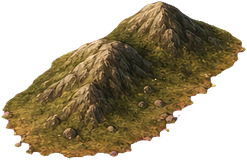
#> input picture assets/painted/hills/0.png, 247 x 160 px; its folder holds 4 pictures in this run
$ python variety.py ../../../assets/painted/hills/0.png out.png
#> lines starting #> are read from the running program, lines starting #| are printed output that depends on the picture; after the words box and inside, x2 and y2 are one past the last pixel; in counts of white or black regions, pixels touching at a corner belong together
#> further down, base is the input picture: PIL image 247x160 RGBA; mean R, G, B, A 62.1, 50.2, 26.9, 139.2
### themes/gouache/preview/bigcities.py
"""Shows big-city variants (raw-big/*.png) in Babylon's cell of the engine preview, at game scale and zoomed, on one board.
Usage: python bigcities.py ENGINE_PNG OUT_JPG"""
import sys
import numpy as np
from PIL import Image, ImageDraw, ImageFilter, ImageFont
sys.path.insert(0, '../../../tools/hdart')
from painted_assets import cut_object

CELL, X, Y = 64, 6, 4
VARIANTS = [('big_a_landmarks', 'A  tall landmarks, inside the square', False),
            ('big_b_skyline', 'B  skyline rising above the square', True),
            ('big_c_marble', 'C  marble and gold capital', False),
            ('big_d_ziggurat', 'D  ziggurat city', False),
            ('big_e_player', 'E  player-colour roofs and banners', False),
            ('big_f_grand', 'F  grand walled capital', False)]


def soft(t):
    """Keyed town: magenta spill to earth, edge pulled in and feathered, contrast raised (as compose.py)."""
    a = np.asarray(t.convert('RGBA'), np.float32)
    rgb, alpha = a[..., :3], a[..., 3]
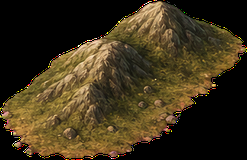
#> rgb: shape (160, 247, 3) float32; mean R, G, B 62.1, 50.2, 26.9
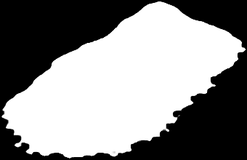
#> alpha: shape (160, 247) float32; min 0, max 255, mean 139.2
    pink = (rgb[..., 0] - rgb[..., 1] > 25) & (rgb[..., 2] - rgb[..., 1] > 25)
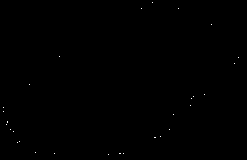
#> pink: shape (160, 247) bool; 0.08% white in thin lines or dots
    rgb[pink] = np.median(rgb[(alpha > 250) & ~pink], axis=0)
#> rgb: shape (160, 247, 3) float32; 0.08% of pixels changed, all inside (x1, y1, x2, y2) = (3, 2, 239, 155)
    edge = Image.fromarray(alpha.astype('uint8')).filter(ImageFilter.MinFilter(5)).filter(ImageFilter.GaussianBlur(3))
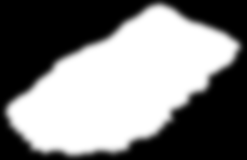
#> edge: PIL image 247x160 L; min 0, max 255, mean 128
    alpha = np.minimum(alpha, np.asarray(edge, np.float32))
    rgb = (rgb - 110) * 1.2 + 110
    return Image.fromarray(np.dstack([rgb, alpha]).clip(0, 255).astype('uint8'), 'RGBA')
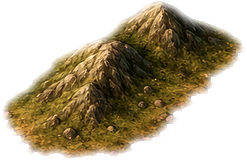
#> returned value: PIL image 247x160 RGBA; mean R, G, B, A 61.6, 47.5, 19.6, 127.1; transparent parts drawn white


def font(size):
    try:
        return ImageFont.truetype('georgiab.ttf', size)
    except OSError:
        return ImageFont.load_default()


# [17 lines left out: function place, not called in this run]


# [22 lines that do not run on import are left out]

### tools/hdart/painted_assets.py
"""Prepares art for the painted map (src/Graphics/PaintedMap.cs) from generated images.

Input folder (as written by generate_painted.py):
  tex_NAME.png    ground textures: grass, plains, desert, tundra, snow, ocean, shallow, swamp, floor, and optionally
                  forest, hills, mountains, jungle (a terrain's own ground)
  SET.png         sprite sheets on flat magenta: trees, jungle (jungle_green.png wins), hills, mountains
  unit_*.png, res_*.png, hut.png, fortress.png, town.png, walls.png, mine.png (optional)
                  single objects on flat magenta, for the 4x sprite set (painted_set.py)
  ui_grain.png, ui_stone.png, ui_slate.png
                  interface textures, for the 4x sprite set

Output folder (copy it to the game's hd/painted):
  ground/NAME.png   textures made to repeat without seams, 512x512
  SET/N.png         each sprite cut from its sheet, with the magenta keyed out
  objects/NAME.png  each single object, keyed out and trimmed
  ui/NAME.png       interface textures made to repeat without seams, 1024x1024

Usage: python3 painted_assets.py INPUT_DIR OUTPUT_DIR
"""

import os
import sys
import numpy as np
from PIL import Image
from scipy import ndimage

import style

# forest, hills, mountains and jungle are optional: with them each of those terrains has its own ground
TEXTURES = ['grass', 'plains', 'desert', 'tundra', 'snow', 'ocean', 'shallow', 'swamp', 'floor', 'forest', 'hills', 'mountains', 'jungle']
SETS = ['trees', 'jungle', 'hills', 'mountains']
TEXTURE_SIZE = 512


def key_out(image):
    """RGBA float array: alpha from the magenta colour key, magenta spill removed."""
    a = np.asarray(image.convert('RGB'), dtype=np.float64)
    r, g, b = a[..., 0], a[..., 1], a[..., 2]
    key = np.minimum(r, b) - g                       # about 255 on the background, low on the art
    alpha = ndimage.grey_erosion(np.clip((150 - key) / 110, 0, 1), size=(3, 3))
    # red and blue may not both exceed green by more than the art itself does
    spill = np.clip(np.minimum(r, b) - g - 4, 0, None)
    a = a.copy()
    a[..., 0] -= spill
    a[..., 2] -= spill
    return np.concatenate([np.clip(a, 0, 255), alpha[..., None] * 255], -1)


# [13 lines left out: function cut_sprites, not called in this run]


def cut_object(image, size=256):
    """A single object on flat magenta: its parts (blobs at least 2% of the largest), trimmed, at most `size` pixels."""
    rgba = key_out(image)
    labels, n = ndimage.label(rgba[..., 3] > 128)
    if n == 0:
        return None
    areas = ndimage.sum(np.ones(labels.shape), labels, range(1, n + 1))
    keep = np.isin(labels, [i + 1 for i, area in enumerate(areas) if area >= areas.max() * 0.02])
    keep = ndimage.binary_dilation(keep, iterations=3)
    rgba[..., 3] *= keep
    ys, xs = np.nonzero(rgba[..., 3] > 8)
    img = Image.fromarray(np.rint(rgba[ys.min():ys.max() + 1, xs.min():xs.max() + 1]).astype(np.uint8), 'RGBA')
    k = size / max(img.size)
    if k < 1:
        img = img.resize((max(1, round(img.width * k)), max(1, round(img.height * k))), Image.LANCZOS)
    return img


# [63 lines left out: functions river_strip, main, not called in this run]


# [2 lines that do not run on import are left out]

### themes/gouache/preview/variety.py
"""Compares the current town art of steps 3 and 4 with the varied-building variants (raw-big/var_*.png), each in Babylon's
cell of the engine preview, at game size and 3x. Usage: python variety.py ENGINE_PNG OUT_JPG"""
import sys
from PIL import Image, ImageDraw
sys.path.insert(0, '../../../tools/hdart')
from painted_assets import cut_object
from bigcities import soft, font, CELL, X, Y

ROWS = [('Town, step 3', 0.84, [('current', '../hd/painted/towns/ladder/t3_o.png', False),
                                ('organic streets', '../raw-big/var_t3_organic.png', True),
                                ('planned blocks', '../raw-big/var_t3_planned.png', True)]),
        ('City, step 4', 0.98, [('current', '../hd/painted/towns/ladder/t4_o.png', False),
                                ('organic streets', '../raw-big/var_t4_organic.png', True),
                                ('planned blocks', '../raw-big/var_t4_planned.png', True)])]

base = Image.open(sys.argv[1]).convert('RGBA')
crop = ((X - 1) * CELL, (Y - 1) * CELL, (X + 2) * CELL, (Y + 2) * CELL)
Z, W = 3, 3 * CELL * 3
board = Image.new('RGB', (3 * (W + CELL * 3 + 30) + 10, 2 * (W + 50)), (28, 26, 24))
d = ImageDraw.Draw(board)
for r, (title, size, items) in enumerate(ROWS):
    for i, (label, path, raw) in enumerate(items):
        art = Image.open(path)
        town = soft(cut_object(art, size=512) if raw else art.convert('RGBA'))
        f = CELL * size / max(town.size)
#> f = 0.218
        town = town.resize((round(town.width * f), round(town.height * f)), Image.LANCZOS)
        im = base.copy()
        im.alpha_composite(town, (round(X * CELL + (CELL - town.width) / 2), round(Y * CELL + (CELL - town.height) / 2)))
        im = im.crop(crop).convert('RGB')
#> im: PIL image 192x192 RGB; every value is 0
        x0, y0 = 10 + i * (W + CELL * 3 + 30), r * (W + 50)
        d.text((x0, y0 + 12), f'{title}: {label}', font=font(20), fill=(240, 232, 214))
        board.paste(im, (x0, y0 + 44))
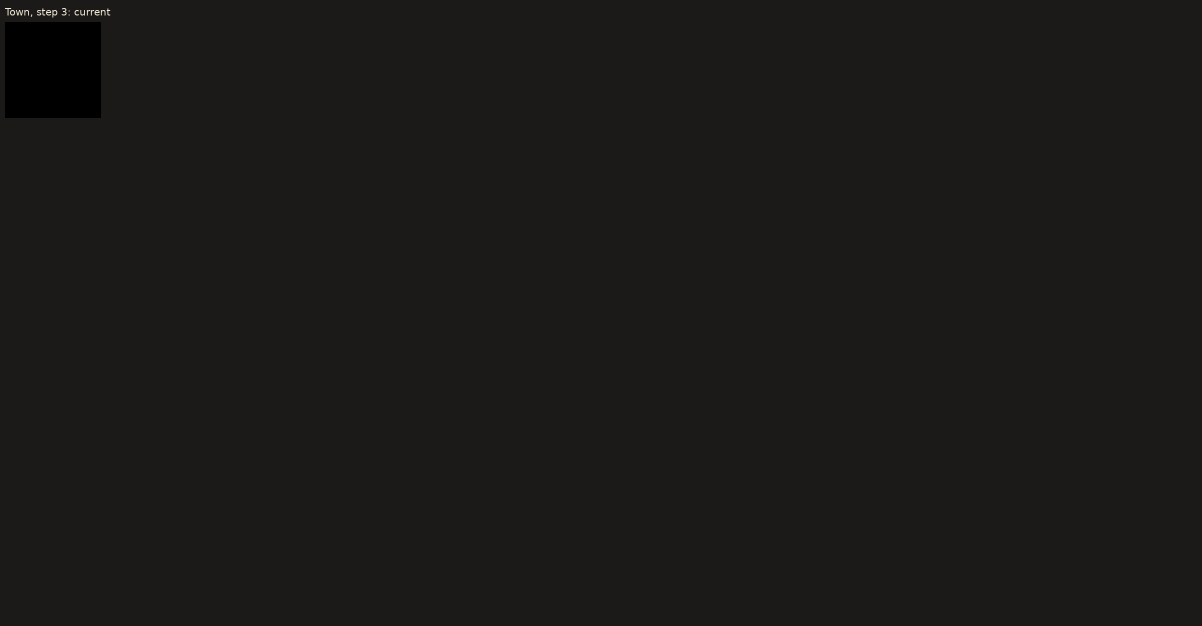
#> board: PIL image 2404x1252 RGB (shown at 1/2 size); mean R, G, B 27.7, 25.7, 23.8
        board.paste(im.resize((W, W), Image.LANCZOS), (x0 + CELL * 3 + 10, y0 + 44))
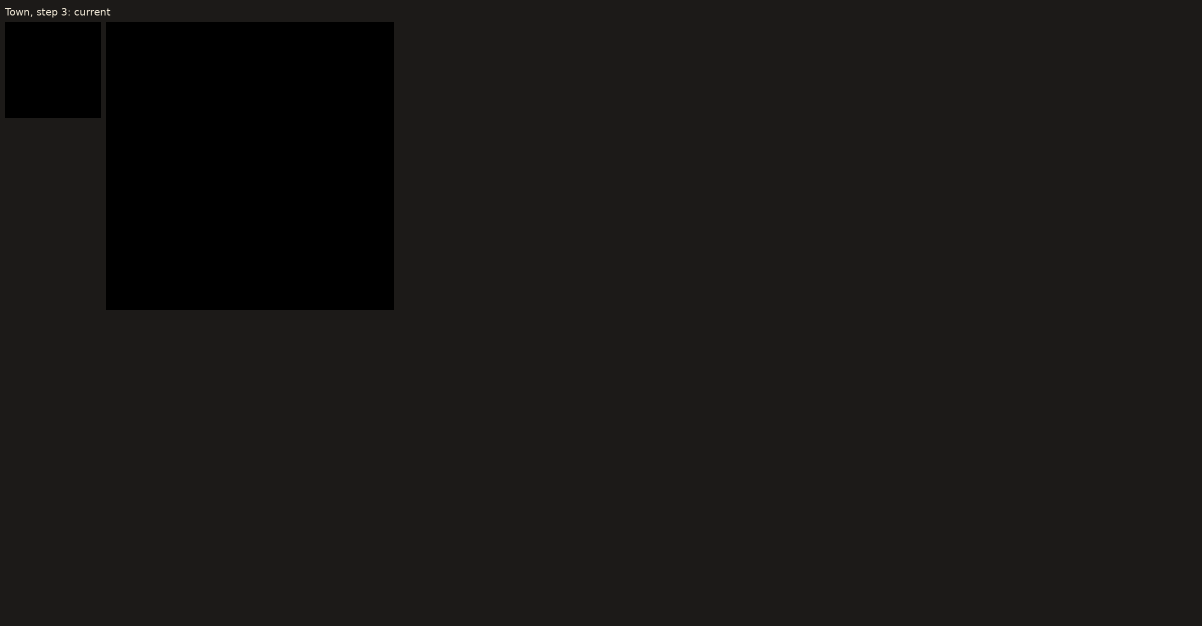
#> board: PIL image 2404x1252 RGB (shown at 1/2 size); mean R, G, B 24.6, 22.9, 21.1
#> (the run stopped early here; a loop or call above may not have finished)
